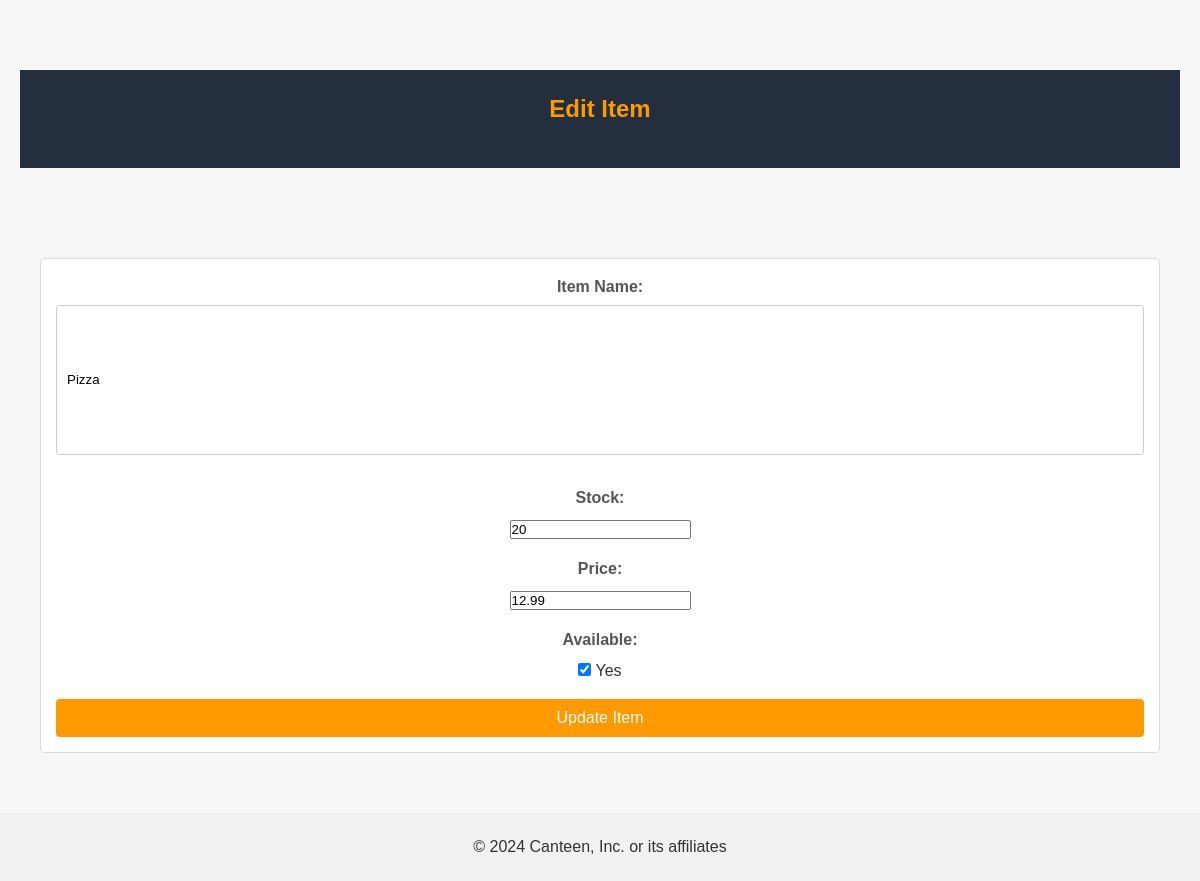
The page /edit_item.php?id=3 on the database its author committed.
### tables this page shows
CREATE TABLE `menuitems` (
  `item_id` int(11) NOT NULL,
  `item_name` varchar(255) NOT NULL,
  `Stock` int(11) NOT NULL,
  `price` decimal(5,2) NOT NULL,
  `available` tinyint(1) DEFAULT 1
);

### public/edit_item.php (the view, shortened to what this page needs)
<?php
include '../config/db.php';
$itemId = $_GET['id'];
$query = $pdo->prepare("SELECT * FROM menuitems WHERE item_id = :item_id");
$query->execute(['item_id' => $itemId]);
$item = $query->fetch();
?>
<?php include '../templates/header.php' ?>
<header>
    <h1>Edit Item</h1>
</header>
<body>
    <div class="container">
        <form method="POST" action="edit_item.php?id=<?php echo $itemId; ?>">
            <div class="form-add">
                <label>Item Name:</label>
                <input type="text" name="item_name" value="<?php echo htmlspecialchars($item['item_name']); ?>" required>
            </div>
            <div class="form-add">
                <label>Stock:</label>
                <input type="number" name="stock" value="<?php echo $item['Stock']; ?>" min="0" required>
            </div>
            <div class="form-add">
                <label>Price:</label>
                <input type="number" name="price" value="<?php echo $item['price']; ?>" step="0.01" min="0" required>
            </div>
            <div class="form-add">
                <label>Available:</label>
                <input type="checkbox" name="available" value="1" <?php echo $item['available'] ? 'checked' : ''; ?>> Yes
            </div>
            <button type="submit">Update Item</button>
        </form>
    </div>
</body>
<?php include '../templates/footer.php' ?>

### public/css/style.css (style rules this page uses)
* { box-sizing: border-box; }
body { font-family: Arial, sans-serif; line-height: 1.6; background-color: #f2f2f2; color: #333; }
.container { width: 100%; max-width: 1200px; margin: 0 auto; padding: 15px; }
header { background-color: #232f3e; color: #ffffff; padding: 20px 0; text-align: center; }
h1 { font-size: 2.5rem; margin-bottom: 20px; }
form { margin-top: 20px; background: #ffffff; border: 1px solid #d9d9d9; border-radius: 5px; padding: 15px; }
label { display: block; margin-bottom: 5px; }
textarea, input[type="text"], input[type="password"] { width: 100%; height: 150px; resize: none; padding: 10px; border: 1px solid #ced4da; border-radius: 5px; margin-bottom: 15px; overflow: hidden; white-space: nowrap; text-overflow: ellipsis; word-wrap: break-word; }
button { background-color: #ff9900; color: #ffffff; border: none; border-radius: 5px; padding: 10px 15px; cursor: pointer; }
* { margin: 0; padding: 0; box-sizing: border-box; }
body { font-family: Arial, sans-serif; background-color: #f6f6f6; color: #333; }
h1 { font-size: 24px; color: #FF9900; margin-bottom: 20px; text-align: center; }
.form-add { margin-bottom: 15px; }
label { display: block; margin-bottom: 5px; font-weight: bold; color: #555; }
input[type="text"], input[type="password"] { width: 100%; padding: 10px; border: 1px solid #ccc; border-radius: 4px; transition: border-color 0.3s; overflow: hidden; white-space: nowrap; text-overflow: ellipsis; word-wrap: break-word; }
button { width: 100%; padding: 10px; background-color: #FF9900; color: white; border: none; border-radius: 4px; font-size: 16px; cursor: pointer; transition: background-color 0.3s; }
.container { max-width: 1200px; margin: 0 auto; padding: 20px; }
.container { text-align: center; margin-top: 50px; }

### rows shown on the page
menuitems: item_name "Pizza", stock "20", price "12.99", available "☑"
